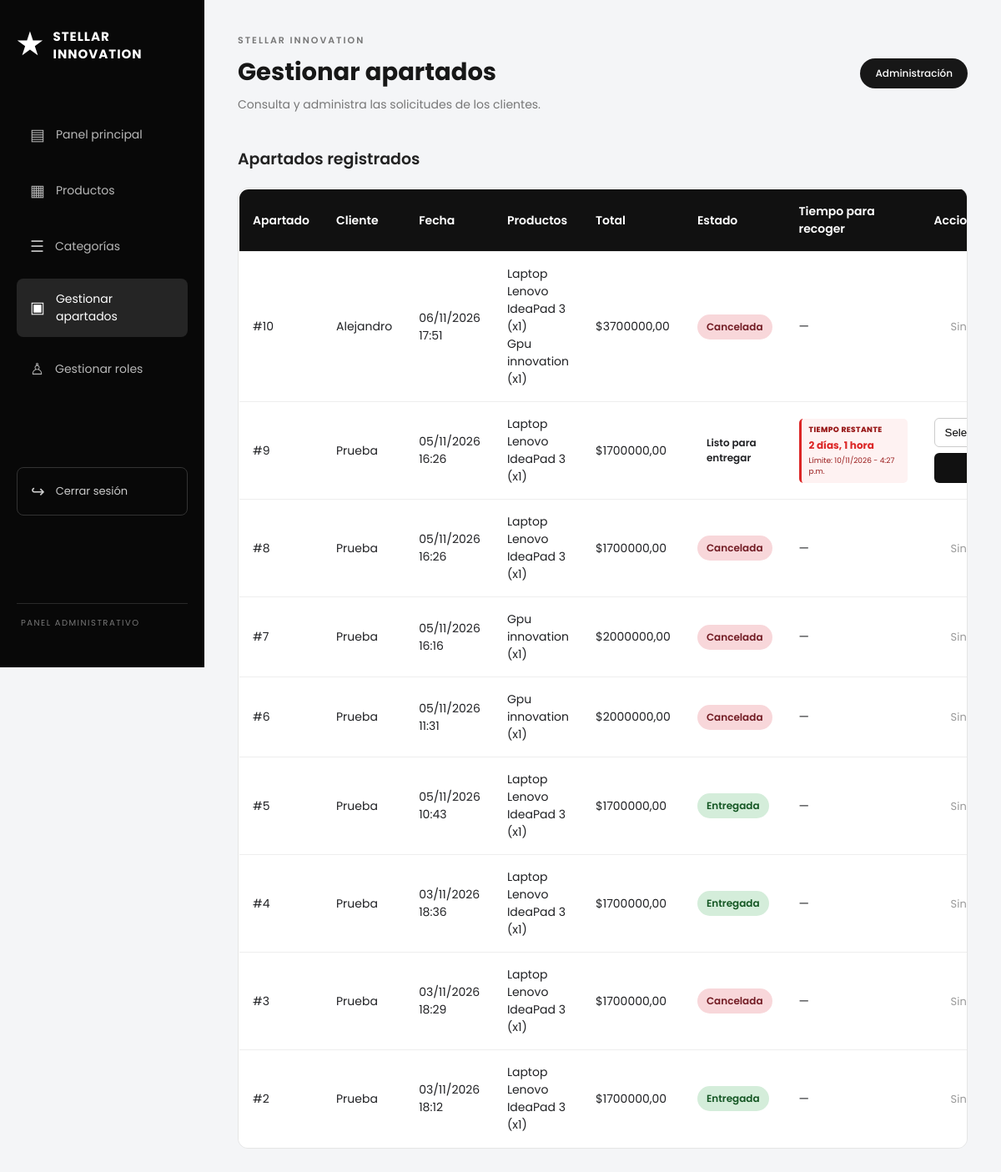
The app's page /administracion/apartados/ (signed in), older data.
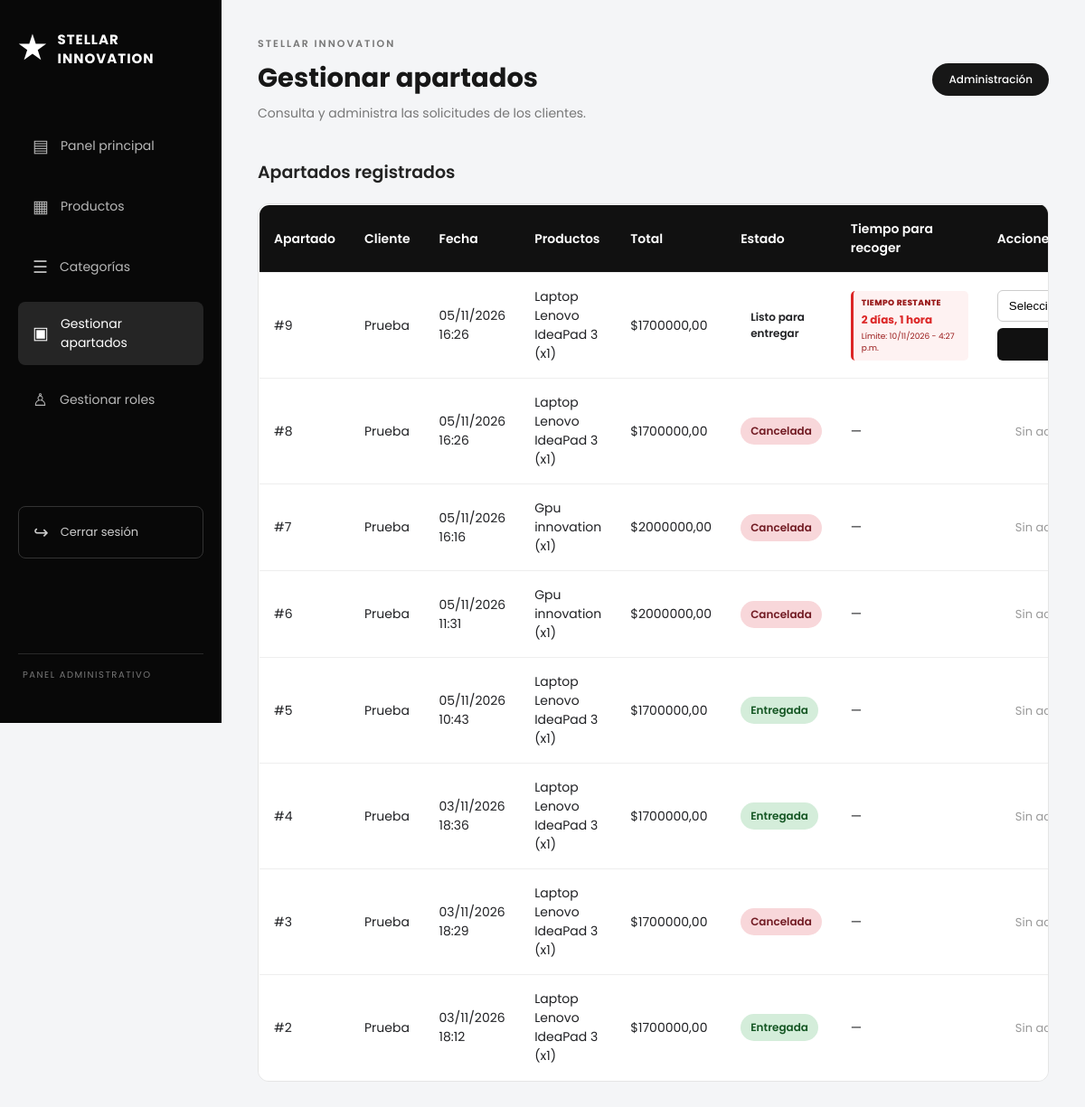
The same page, newer data.
### main/models.py (models this page shows, shortened)
class Apartado(models.Model):
    ESTADOS = (
        ('pendiente', 'Pendiente'),
        ('listo_para_entregar', 'Listo para entregar'),
        ('entregada', 'Entregada'),
        ('cancelada', 'Cancelada'),
    )
    cliente = models.ForeignKey(User, on_delete=models.CASCADE, related_name='apartados')
    fecha = models.DateTimeField(auto_now_add=True)
    fecha_listo_para_entregar = models.DateTimeField(
        null=True,
        blank=True
    )
    fecha_limite_recogida = models.DateTimeField(
        null=True,
        blank=True
    )
    estado = models.CharField(max_length=20, choices=ESTADOS, default='pendiente')
    @property
    def total(self):
        return sum(d.subtotal for d in self.detalles.all())
    class Meta:
        ordering = ['-fecha']

class DetalleApartado(models.Model):
    apartado = models.ForeignKey(Apartado, on_delete=models.CASCADE, related_name='detalles')
    producto = models.ForeignKey(Producto, on_delete=models.PROTECT)
    cantidad = models.PositiveIntegerField(validators=[MinValueValidator(1)])
    precio_unitario = models.DecimalField(max_digits=12, decimal_places=2)  # precio al apartar
    @property
    def subtotal(self):
        return self.precio_unitario * self.cantidad

class Producto(models.Model):
    nombre = models.CharField(max_length=150)
    marca = models.CharField(max_length=80, blank=True)
    descripcion = models.TextField()
    caracteristicas = models.TextField(blank=True)
    precio = models.DecimalField(max_digits=12, decimal_places=2,
                                 validators=[MinValueValidator(0)])
    stock = models.PositiveIntegerField(default=0)       # nunca negativo
    imagen = models.ImageField(upload_to='productos/', blank=True, null=True)
    categoria = models.ForeignKey(Categoria, on_delete=models.PROTECT,
                                  related_name='productos')
    activo = models.BooleanField(default=True)           # en vez de borrar
    creado = models.DateTimeField(auto_now_add=True)
    class Meta:
        verbose_name = "Producto"
        verbose_name_plural = "Productos"
        ordering = ['nombre']

### main/views.py (the view)
# urls.py: path('administracion/apartados/', views.admin_apartados, name='admin_apartados'),
@admin_required
def admin_apartados(request):
    cancelar_apartados_vencidos()
    apartados = Apartado.objects.select_related(
        'cliente'
    ).prefetch_related(
        'detalles__producto'
    ).order_by('-fecha')
    paginator = Paginator(apartados, 10)
    page_number = request.GET.get('page')
    page_obj = paginator.get_page(page_number)
    contexto = {
        'apartados': page_obj,
        'page_obj': page_obj,
        'now': timezone.now(),
    }
    return render(request, 'main/admin_apartados.html', contexto)

### main/context_processors.py (called while the page is built)
def carrito(request):
    cantidad = 0
    apartados_listos = 0
    if request.user.is_authenticated:
        cantidad = ItemCarrito.objects.filter(
            carrito__cliente=request.user
        ).aggregate(total=Sum('cantidad'))['total'] or 0
        perfil_usuario = getattr(request.user, 'usuario', None)
        if perfil_usuario and perfil_usuario.rol == 'cliente':
            apartados_listos = Apartado.objects.filter(
                cliente=request.user,
                estado='listo_para_entregar'
            ).count()
    return {
        'carrito_cantidad': cantidad,
        'apartados_listos': apartados_listos,
    }

### main/views.py (called while the page is built)
def cancelar_apartados_vencidos():
    ahora = timezone.now()
    apartados_vencidos = Apartado.objects.filter(
        estado='listo_para_entregar',
        fecha_limite_recogida__lte=ahora
    )
    for apartado in apartados_vencidos:
        apartado.cancelar()

### main/templates/main/admin_apartados.html (shortened to what the changed rows need)
{% extends 'main/base_admin.html' %}
{% block content %}
<section class="admin-panel">
    <div class="admin-encabezado">
        <div>
            <h1>Gestionar apartados</h1>
        </div>
    </div>
    <h2 class="admin-subtitulo">Apartados registrados</h2>
    <div class="admin-tabla-contenedor">
        <table class="admin-tabla">
            <thead>
                <tr>
                    <th>Apartado</th>
                    <th>Cliente</th>
                    <th>Fecha</th>
                    <th>Productos</th>
                    <th>Total</th>
                    <th>Estado</th>
                    <th>Tiempo para recoger</th>
                    <th>Acciones</th>
                </tr>
            </thead>
            <tbody>
                {% for apartado in apartados %}
                <tr>
                    <td>#{{ apartado.id }}</td>
                    <td>
                        {{ apartado.cliente.first_name|default:apartado.cliente.username }}
                    </td>
                    <td>{{ apartado.fecha|date:"d/m/Y H:i" }}</td>
                    <td>
                        {% for detalle in apartado.detalles.all %}
                            <div>
                                {{ detalle.producto.nombre }}
                                (x{{ detalle.cantidad }})
                            </div>
                        {% endfor %}
                    </td>
                    <td>${{ apartado.total|floatformat:2 }}</td>
                    <td>
                        <span class="apartado-estado estado-{{ apartado.estado }}">
                            {{ apartado.get_estado_display }}
                        </span>
                    </td>
                    <td>
                        {% if apartado.estado == 'listo_para_entregar' and apartado.fecha_limite_recogida %}
                            {% if apartado.fecha_limite_recogida > now %}
                                <div class="admin-tiempo-recogida">
                                    <span>TIEMPO RESTANTE</span>
                                    <strong>{{ apartado.fecha_limite_recogida|timeuntil }}</strong>
                                    <small>
                                        Límite:
                                        {{ apartado.fecha_limite_recogida|date:"d/m/Y - g:i a" }}
                                    </small>
                                </div>
                            {% endif %}
                        {% else %}
                            <span class="sin-tiempo">—</span>
                        {% endif %}
                    </td>
                    <td>
                        {% if apartado.estado == 'pendiente' %}
                            <form method="POST"
                                action="{% url 'admin_apartado_cambiar_estado' apartado.id %}"
                                class="apartado-form">
                                {% csrf_token %}
                                <select name="estado" required>
                                    <option value="">Seleccionar</option>
                                    <option value="listo_para_entregar">Listo para entregar</option>
                                    <option value="cancelada">Cancelar</option>
                                </select>
                                <button type="submit" class="btn-apartado-guardar">
                                    Actualizar
                                </button>
                            </form>
                        {% elif apartado.estado == 'listo_para_entregar' %}
                            <form method="POST"
                                action="{% url 'admin_apartado_cambiar_estado' apartado.id %}"
                                class="apartado-form">
                                <select name="estado" required>
                                    <option value="">Seleccionar</option>
                                </select>
                                <button type="submit" class="btn-apartado-guardar">
                                </button>
                            </form>
                        {% else %}
                            <span class="admin-vacio">Sin acciones</span>
                        {% endif %}
                    </td>
                </tr>
                {% empty %}
                <tr>
                    <td colspan="7" class="admin-vacio">
                        Todavía no hay apartados registrados.
                    </td>
                </tr>
                {% endfor %}
            </tbody>
        </table>
    </div>
</section>
{% endblock %}

Row changes from the older to the newer data that the page shows:
removed Apartado: id "10", cliente.first_name "Alejandro", fecha "06/11/2026 17:51", total "3700000,00", estado "Cancelada", shows "Sin…"
removed DetalleApartado: producto.nombre "Laptop Lenovo IdeaPad 3", cantidad "1", shown under "10"
removed DetalleApartado: producto.nombre "Gpu innovation", cantidad "1", shown under "10"
